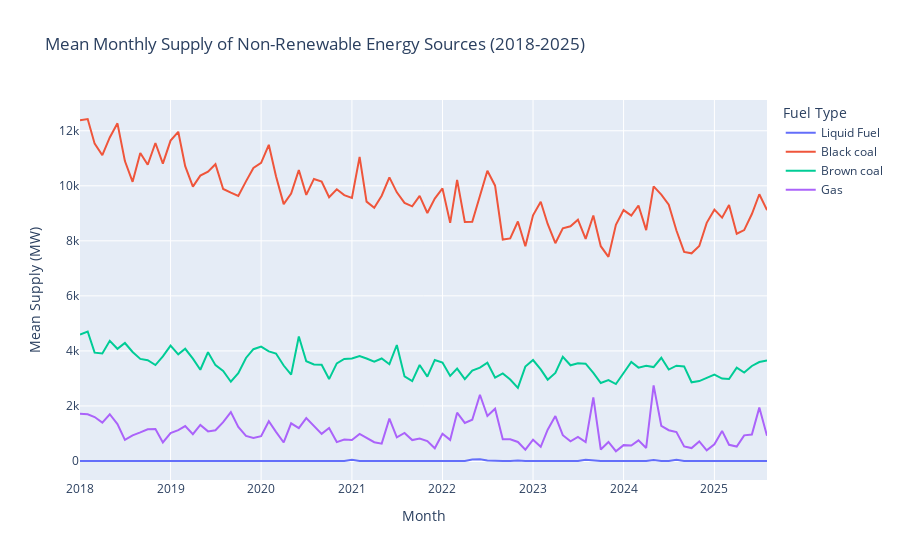

The code cell stored with this chart in its notebook:
### Markdown cell above
### Generating the Plot for Non-Renewables

### Code cell
px.line(non_renewables_df, x = 'Month', y = 'Mean Supply (MW)', color = 'Fuel Type', title = 'Mean Monthly Supply of Non-Renewable Energy Sources (2018-2025)')
